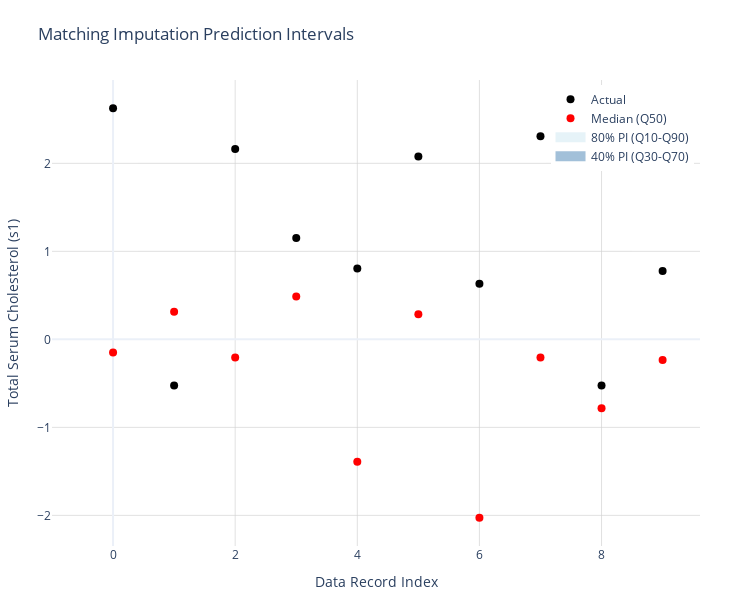

Write notebook code for a chart like this one.
### Markdown cell above
## Visualizing prediction intervals

By visualizing the prediction intervals of the model's imputations we can better understand the uncertainty in our imputed values.

### Code cell
# Create a prediction interval plot for the first 10 records
# Number of records to plot
n_records = 10

# Prepare data for plotting
records = list(range(n_records))
actuals = actual_values.iloc[:n_records, 0].values
medians = imputed_values[0.5].iloc[:n_records, 0].values
q30 = imputed_values[0.3].iloc[:n_records, 0].values
q70 = imputed_values[0.7].iloc[:n_records, 0].values
q10 = imputed_values[0.1].iloc[:n_records, 0].values
q90 = imputed_values[0.9].iloc[:n_records, 0].values

# Create the base figure
fig = go.Figure()

# Add 80% prediction interval (Q10-Q90)
for i in range(n_records):
    fig.add_trace(
        go.Scatter(
            x=[i, i],
            y=[q10[i], q90[i]],
            mode="lines",
            line=dict(width=10, color="rgba(173, 216, 230, 0.3)"),
            hoverinfo="none",
            showlegend=False,
        )
    )

# Add 40% prediction interval (Q30-Q70)
for i in range(n_records):
    fig.add_trace(
        go.Scatter(
            x=[i, i],
            y=[q30[i], q70[i]],
            mode="lines",
            line=dict(width=10, color="rgba(70, 130, 180, 0.5)"),
            hoverinfo="none",
            showlegend=False,
        )
    )

# Add actual values
fig.add_trace(
    go.Scatter(
        x=records,
        y=actuals,
        mode="markers",
        marker=dict(color="black", size=8),
        name="Actual",
    )
)

# Add median predictions
fig.add_trace(
    go.Scatter(
        x=records,
        y=medians,
        mode="markers",
        marker=dict(color="red", size=8),
        name="Median (Q50)",
    )
)

# Add dashed line for Q10
fig.add_trace(
    go.Scatter(
        x=[-1, -1],  # Dummy points for legend
        y=[0, 0],  # Dummy points for legend
        mode="lines",
        line=dict(color="rgba(173, 216, 230, 0.3)", width=10),
        name="80% PI (Q10-Q90)",
    )
)

# Add dashed line for Q30
fig.add_trace(
    go.Scatter(
        x=[-1, -1],  # Dummy points for legend
        y=[0, 0],  # Dummy points for legend
        mode="lines",
        line=dict(color="rgba(70, 130, 180, 0.5)", width=10),
        name="40% PI (Q30-Q70)",
    )
)

# Update layout with smaller width to fit in the book layout
fig.update_layout(
    title="Matching Imputation Prediction Intervals",
    xaxis=dict(
        title="Data Record Index",
        showgrid=True,
        gridwidth=1,
        gridcolor="rgba(211, 211, 211, 0.7)",
    ),
    yaxis=dict(
        title="Total Serum Cholesterol (s1)",
        showgrid=True,
        gridwidth=1,
        gridcolor="rgba(211, 211, 211, 0.7)",
    ),
    width=750,
    height=600,
    template="plotly_white",
    margin=dict(l=50, r=50, t=80, b=50),  # Adjust margins
    legend=dict(yanchor="top", y=0.99, xanchor="right", x=0.99),
)

fig.show()

### Figure 1 — Plotly figure (JSON) as saved in the notebook; plotly's stock layout.template omitted (floating-point values rounded to 4 significant figures)
{"data": [{"hoverinfo": "none", "line": {"color": "rgba(173, 216, 230, 0.3)", "width": 10}, "mode": "lines", "showlegend": false, "type": "scatter", "x": [0, 0], "y": [-0.1485, -0.1485]}, {"hoverinfo": "none", "line": {"color": "rgba(173, 216, 230, 0.3)", "width": 10}, "mode": "lines", "showlegend": false, "type": "scatter", "x": [1, 1], "y": [0.3138, 0.3138]}, {"hoverinfo": "none", "line": {"color": "rgba(173, 216, 230, 0.3)", "width": 10}, "mode": "lines", "showlegend": false, "type": "scatter", "x": [2, 2], "y": [-0.2063, -0.2063]}, {"hoverinfo": "none", "line": {"color": "rgba(173, 216, 230, 0.3)", "width": 10}, "mode": "lines", "showlegend": false, "type": "scatter", "x": [3, 3], "y": [0.4872, 0.4872]}, {"hoverinfo": "none", "line": {"color": "rgba(173, 216, 230, 0.3)", "width": 10}, "mode": "lines", "showlegend": false, "type": "scatter", "x": [4, 4], "y": [-1.391, -1.391]}, {"hoverinfo": "none", "line": {"color": "rgba(173, 216, 230, 0.3)", "width": 10}, "mode": "lines", "showlegend": false, "type": "scatter", "x": [5, 5], "y": [0.2849, 0.2849]}, {"hoverinfo": "none", "line": {"color": "rgba(173, 216, 230, 0.3)", "width": 10}, "mode": "lines", "showlegend": false, "type": "scatter", "x": [6, 6], "y": [-2.027, -2.027]}, {"hoverinfo": "none", "line": {"color": "rgba(173, 216, 230, 0.3)", "width": 10}, "mode": "lines", "showlegend": false, "type": "scatter", "x": [7, 7], "y": [-0.2063, -0.2063]}, {"hoverinfo": "none", "line": {"color": "rgba(173, 216, 230, 0.3)", "width": 10}, "mode": "lines", "showlegend": false, "type": "scatter", "x": [8, 8], "y": [-0.7842, -0.7842]}, {"hoverinfo": "none", "line": {"color": "rgba(173, 216, 230, 0.3)", "width": 10}, "mode": "lines", "showlegend": false, "type": "scatter", "x": [9, 9], "y": [-0.2352, -0.2352]}, {"hoverinfo": "none", "line": {"color": "rgba(70, 130, 180, 0.5)", "width": 10}, "mode": "lines", "showlegend": false, "type": "scatter", "x": [0, 0], "y": [-0.1485, -0.1485]}, {"hoverinfo": "none", "line": {"color": "rgba(70, 130, 180, 0.5)", "width": 10}, "mode": "lines", "showlegend": false, "type": "scatter", "x": [1, 1], "y": [0.3138, 0.3138]}, {"hoverinfo": "none", "line": {"color": "rgba(70, 130, 180, 0.5)", "width": 10}, "mode": "lines", "showlegend": false, "type": "scatter", "x": [2, 2], "y": [-0.2063, -0.2063]}, {"hoverinfo": "none", "line": {"color": "rgba(70, 130, 180, 0.5)", "width": 10}, "mode": "lines", "showlegend": false, "type": "scatter", "x": [3, 3], "y": [0.4872, 0.4872]}, {"hoverinfo": "none", "line": {"color": "rgba(70, 130, 180, 0.5)", "width": 10}, "mode": "lines", "showlegend": false, "type": "scatter", "x": [4, 4], "y": [-1.391, -1.391]}, {"hoverinfo": "none", "line": {"color": "rgba(70, 130, 180, 0.5)", "width": 10}, "mode": "lines", "showlegend": false, "type": "scatter", "x": [5, 5], "y": [0.2849, 0.2849]}, {"hoverinfo": "none", "line": {"color": "rgba(70, 130, 180, 0.5)", "width": 10}, "mode": "lines", "showlegend": false, "type": "scatter", "x": [6, 6], "y": [-2.027, -2.027]}, {"hoverinfo": "none", "line": {"color": "rgba(70, 130, 180, 0.5)", "width": 10}, "mode": "lines", "showlegend": false, "type": "scatter", "x": [7, 7], "y": [-0.2063, -0.2063]}, {"hoverinfo": "none", "line": {"color": "rgba(70, 130, 180, 0.5)", "width": 10}, "mode": "lines", "showlegend": false, "type": "scatter", "x": [8, 8], "y": [-0.7842, -0.7842]}, {"hoverinfo": "none", "line": {"color": "rgba(70, 130, 180, 0.5)", "width": 10}, "mode": "lines", "showlegend": false, "type": "scatter", "x": [9, 9], "y": [-0.2352, -0.2352]}, {"marker": {"color": "black", "size": 8}, "mode": "markers", "name": "Actual", "type": "scatter", "x": [0, 1, 2, 3, 4, 5, 6, 7, 8, 9], "y": [2.625, -0.5242, 2.163, 1.152, 0.805, 2.076, 0.6316, 2.308, -0.5242, 0.7761]}, {"marker": {"color": "red", "size": 8}, "mode": "markers", "name": "Median (Q50)", "type": "scatter", "x": [0, 1, 2, 3, 4, 5, 6, 7, 8, 9], "y": [-0.1485, 0.3138, -0.2063, 0.4872, -1.391, 0.2849, -2.027, -0.2063, -0.7842, -0.2352]}, {"line": {"color": "rgba(173, 216, 230, 0.3)", "width": 10}, "mode": "lines", "name": "80% PI (Q10-Q90)", "type": "scatter", "x": [-1, -1], "y": [0, 0]}, {"line": {"color": "rgba(70, 130, 180, 0.5)", "width": 10}, "mode": "lines", "name": "40% PI (Q30-Q70)", "type": "scatter", "x": [-1, -1], "y": [0, 0]}], "layout": {"height": 600, "legend": {"x": 0.99, "xanchor": "right", "y": 0.99, "yanchor": "top"}, "margin": {"b": 50, "l": 50, "r": 50, "t": 80}, "title": {"text": "Matching Imputation Prediction Intervals"}, "width": 750, "xaxis": {"gridcolor": "rgba(211, 211, 211, 0.7)", "gridwidth": 1, "showgrid": true, "title": {"text": "Data Record Index"}}, "yaxis": {"gridcolor": "rgba(211, 211, 211, 0.7)", "gridwidth": 1, "showgrid": true, "title": {"text": "Total Serum Cholesterol (s1)"}}}}
